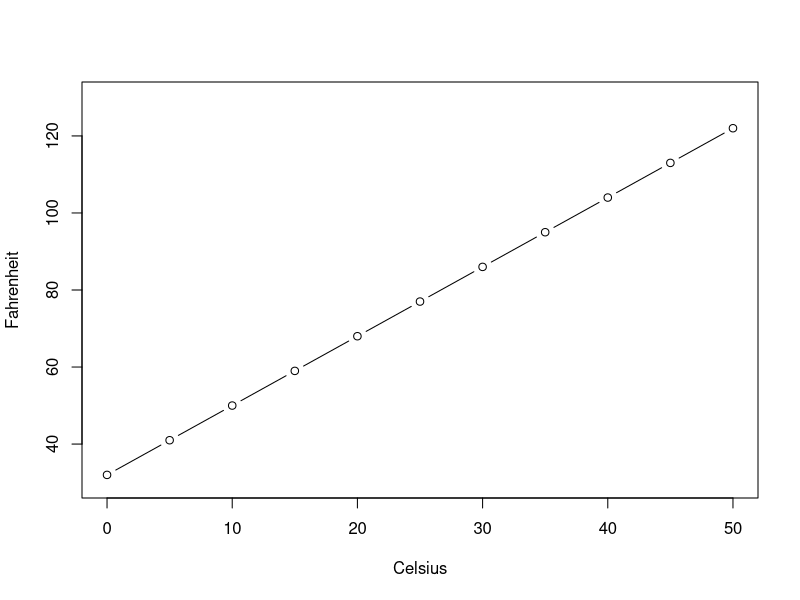
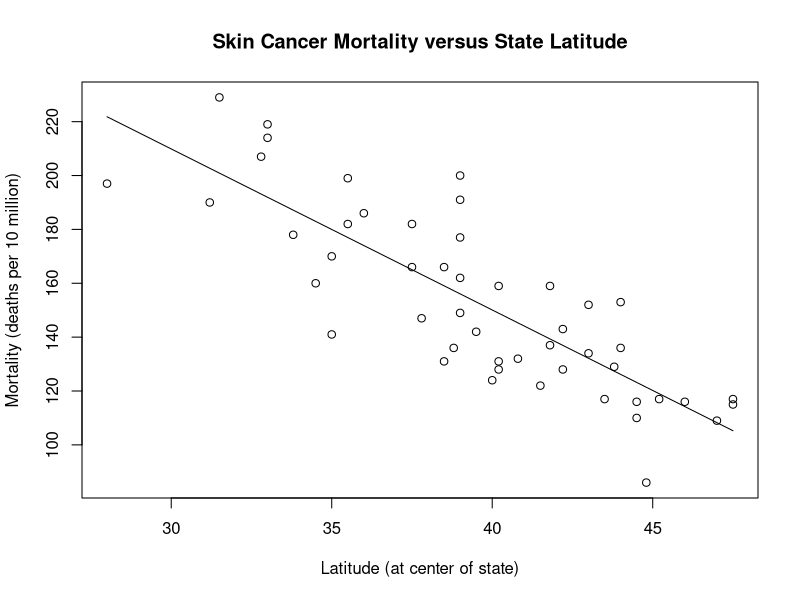
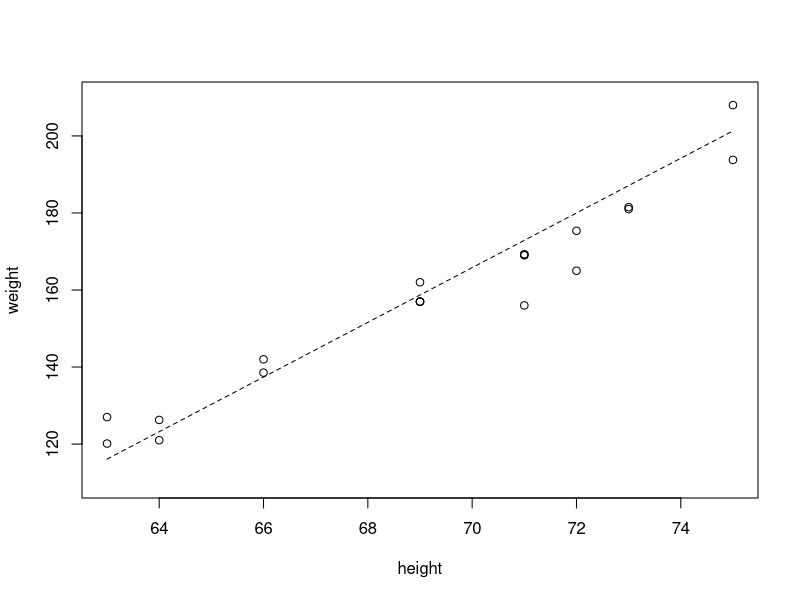
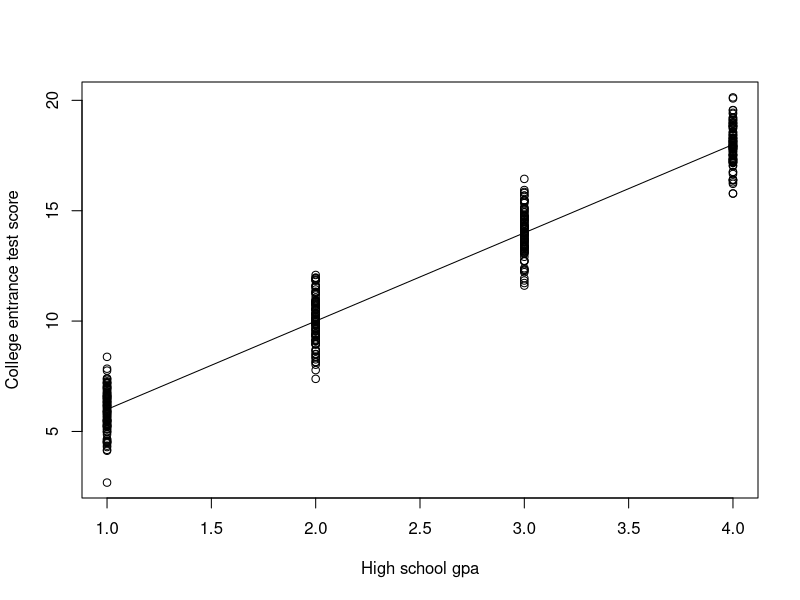
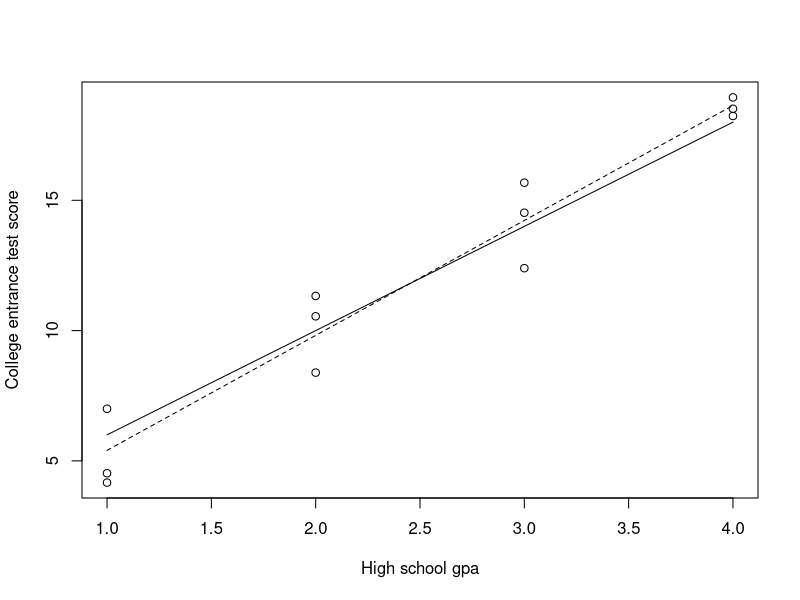
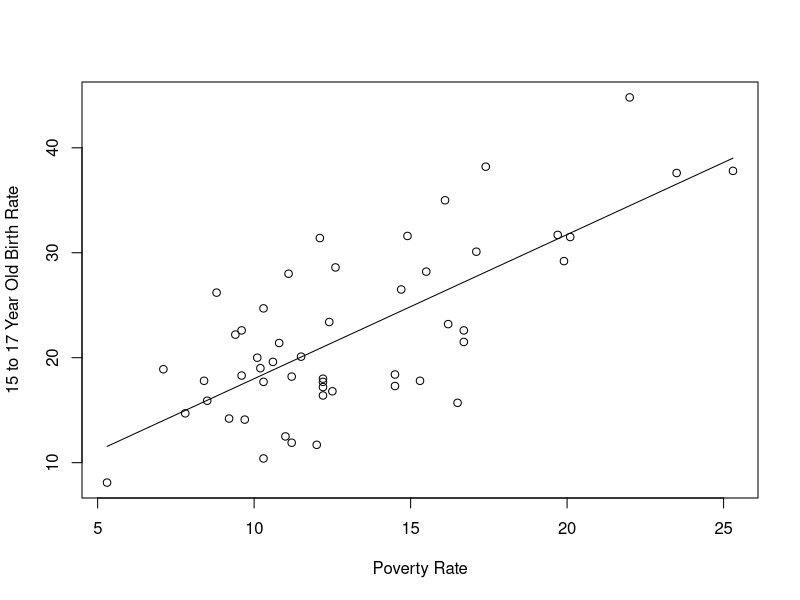
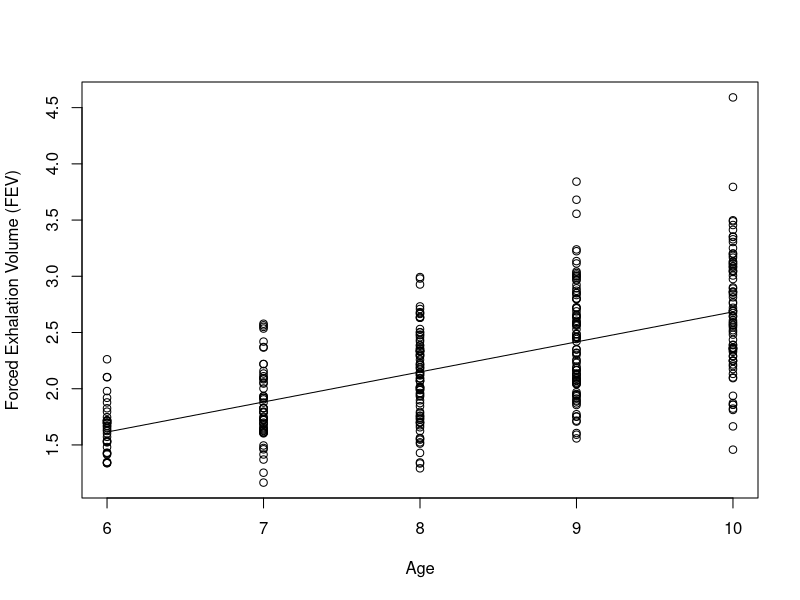
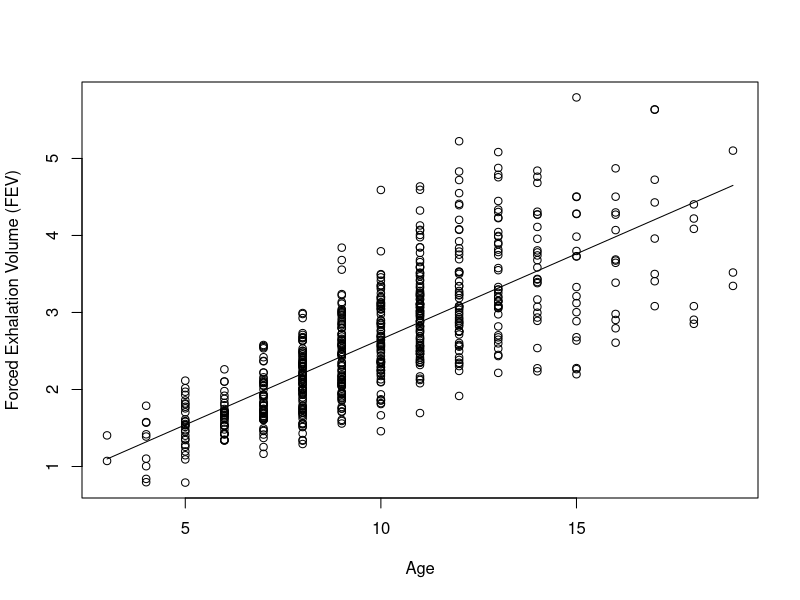

Source code (R) for these figures, in order:
## ---- chunk 1
knitr::opts_chunk$set(echo = TRUE)
## ---- chunk 2
C <- seq(0, 50, by=5)
F <- (9/5)*C+32
plot(C, F, type="b", xlab="Celsius", ylab="Fahrenheit", ylim=c(30,130))
## ---- chunk 3
skincancer <- read.table("./Data/skincancer.txt", header=T)
attach(skincancer)
model <- lm(Mort ~ Lat)
plot(x=Lat, y=Mort,
     xlab="Latitude (at center of state)", ylab="Mortality (deaths per 10 million)",
     main="Skin Cancer Mortality versus State Latitude",
     panel.last = lines(sort(Lat), fitted(model)[order(Lat)]))
detach(skincancer)
## ---- chunk 4
heightweight <- read.table("./Data/student_height_weight.txt", header=T)
attach(heightweight)

model <- lm(wt ~ ht)
summary(model)
# Hashtag denotes comments
# Coefficients:
#              Estimate Std. Error t value Pr(>|t|)    
# (Intercept) -266.5344    51.0320  -5.223    8e-04 ***
# ht             6.1376     0.7353   8.347 3.21e-05 ***
 
plot(x=ht, y=wt, ylim=c(110,210), xlab="height", ylab="weight",
     panel.last = c(lines(sort(ht), fitted(model[order(ht)]),
                    lines(ht, -331.2+7.1*ht, lty=2))))
sum(residuals(model)^2) # SSE = 597.386
predict(model, newdata=data.frame(ht=c(66, 67))) # 138.5460 144.6836
detach(heightweight)
## ---- chunk 5
X <- c(rep(1, 100), rep(2, 100), rep(3, 100), rep(4, 100))
Y <- 2 + 4*X + rnorm(400, 0, 1)
plot(X, Y, xlab="High school gpa", ylab="College entrance test score",
     panel.last = lines(X, 2+4*X))
Xs <- c(rep(1, 3), rep(2, 3), rep(3, 3), rep(4, 3))
Ys <- Y[c(rep(0, 3), rep(100, 3), rep(200, 3), rep(300, 3)) + sample.int(100, 12)]
model <- lm(Ys ~ Xs)
plot(Xs, Ys, xlab="High school gpa", ylab="College entrance test score",
     panel.last = c(lines(Xs, 2+4*Xs),
                    lines(sort(Xs), fitted(model[order(Xs)]),lty=2)))
sum(residuals(model)^2) # SSE = 8.677833
sum(residuals(model)^2)/10 # MSE = 0.8677833
sqrt(sum(residuals(model)^2)/10) # S = 0.9315489
summary(model) # Residual standard error: 0.9315 on 10 degrees of freedom
## ---- chunk 6
skincancer <- read.table("./Data/skincancer.txt", header=T)
attach(skincancer)
model <- lm(Mort ~ Lat)
summary(model) # Multiple R-squared:  0.6798
cor(Mort, Lat) # correlation = -0.8245178
detach(skincancer)
## ---- chunk 7
C <- seq(0, 50, by=5)
F <- (9/5)*C+32
model <- lm(F ~ C)
summary(model) # Multiple R-squared:      1
cor(F, C) # correlation = 1
## ---- chunk 8
bldgstories <- read.table("./Data/bldgstories.txt", header=T)
attach(bldgstories)
model <- lm(HGHT ~ STORIES)
summary(model) # Multiple R-squared:  0.9036
cor(HGHT, STORIES) # correlation = 0.9505549
detach(bldgstories)
## ---- chunk 9
signdist <- read.table("./Data/signdist.txt", header=T)
attach(signdist)
model <- lm(Distance ~ Age)
summary(model) # Multiple R-squared:  0.642
cor(Distance, Age) # correlation = -0.8012447
detach(signdist)
## ---- chunk 10
heightgpa <- read.table("./Data/heightgpa.txt", header=T)
attach(heightgpa)
model <- lm(gpa ~ height)
summary(model) # Multiple R-squared:  0.002835
cor(gpa, height) # correlation = -0.05324126
detach(heightgpa)
## ---- chunk 11
poverty <- read.table("./Data/poverty.txt", header=T)
attach(poverty)
 
model <- lm(Brth15to17 ~ PovPct)
summary(model)
# Coefficients:
#             Estimate Std. Error t value Pr(>|t|)    
# (Intercept)   4.2673     2.5297   1.687    0.098 .  
# PovPct        1.3733     0.1835   7.483 1.19e-09 ***
# ---
# Signif. codes:  0 ‘***’ 0.001 ‘**’ 0.01 ‘*’ 0.05 ‘.’ 0.1 ‘ ’ 1
# 
# Residual standard error: 5.551 on 49 degrees of freedom
# Multiple R-squared:  0.5333,  Adjusted R-squared:  0.5238 
 
plot(PovPct, Brth15to17, xlab="Poverty Rate", ylab="15 to 17 Year Old Birth Rate",
     panel.last = lines(sort(PovPct), fitted(model)[order(PovPct)]))
detach(poverty)
## ---- chunk 12
lungfunction <- read.table("./Data/fev_dat.txt", header=T)
attach(lungfunction)

model.1 <- lm(FEV ~ age, subset = age>=6 & age<=10)
summary(model.1)
# Coefficients:
#             Estimate Std. Error t value Pr(>|t|)    
# (Intercept)  0.01165    0.15237   0.076    0.939    
# age          0.26721    0.01801  14.839   <2e-16 ***
 
plot(age[age>=6 & age<=10], FEV[age>=6 & age<=10], 
     xlab="Age", ylab="Forced Exhalation Volume (FEV)",
     panel.last = lines(sort(age[age>=6 & age<=10]), 
                        fitted(model.1)[order(age[age>=6 & age<=10])]))
 
model.2 <- lm(FEV ~ age)
summary(model.2)
# Coefficients:
#             Estimate Std. Error t value Pr(>|t|)    
# (Intercept) 0.431648   0.077895   5.541 4.36e-08 ***
# age         0.222041   0.007518  29.533  < 2e-16 ***
 
plot(age, FEV, xlab="Age", ylab="Forced Exhalation Volume (FEV)",
     panel.last = lines(sort(age), fitted(model.2)[order(age)]))
detach(lungfunction)
